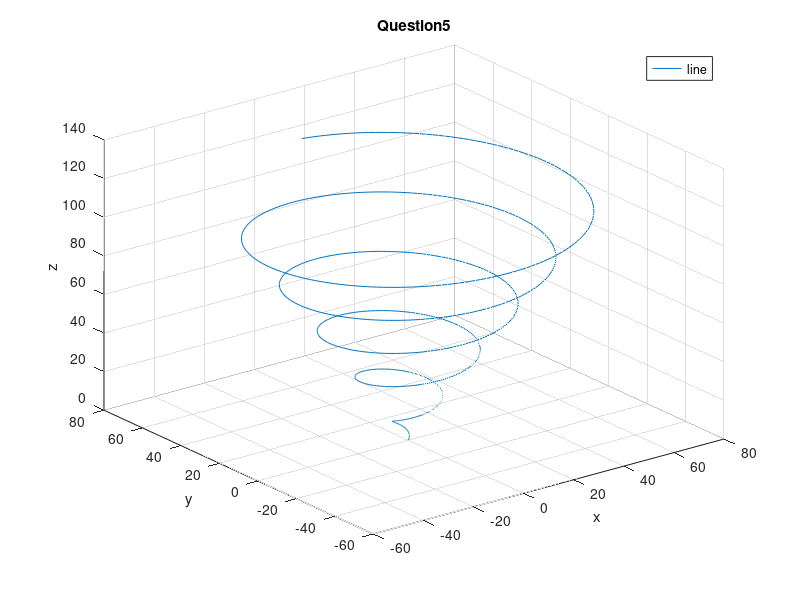

This chart was generated by the following MATLAB code:
function output = que5()
%que5 - Description
%
% Syntax: output = que5()
%
% Long description
    t = 0:pi/50:pi*20;

    x = t .* cos(t .* (pi/6));
    y = t .* sin(t .* (pi/6));
    z = t .* 2;

    plot3(x,y,z),grid on
    title('Question5')
    xlabel('x')
    ylabel('y')
    zlabel('z')
    legend('line')
end